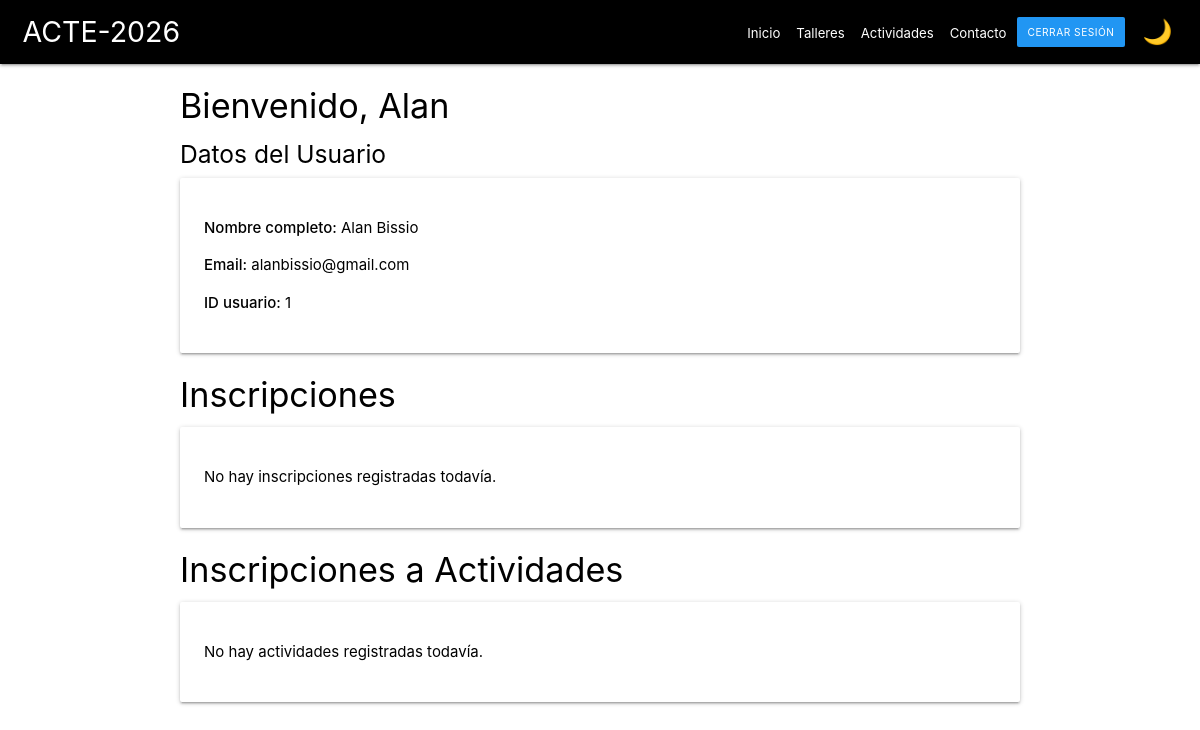
/pages/dashboard.php (signed in), run on an earlier commit of the app's database.
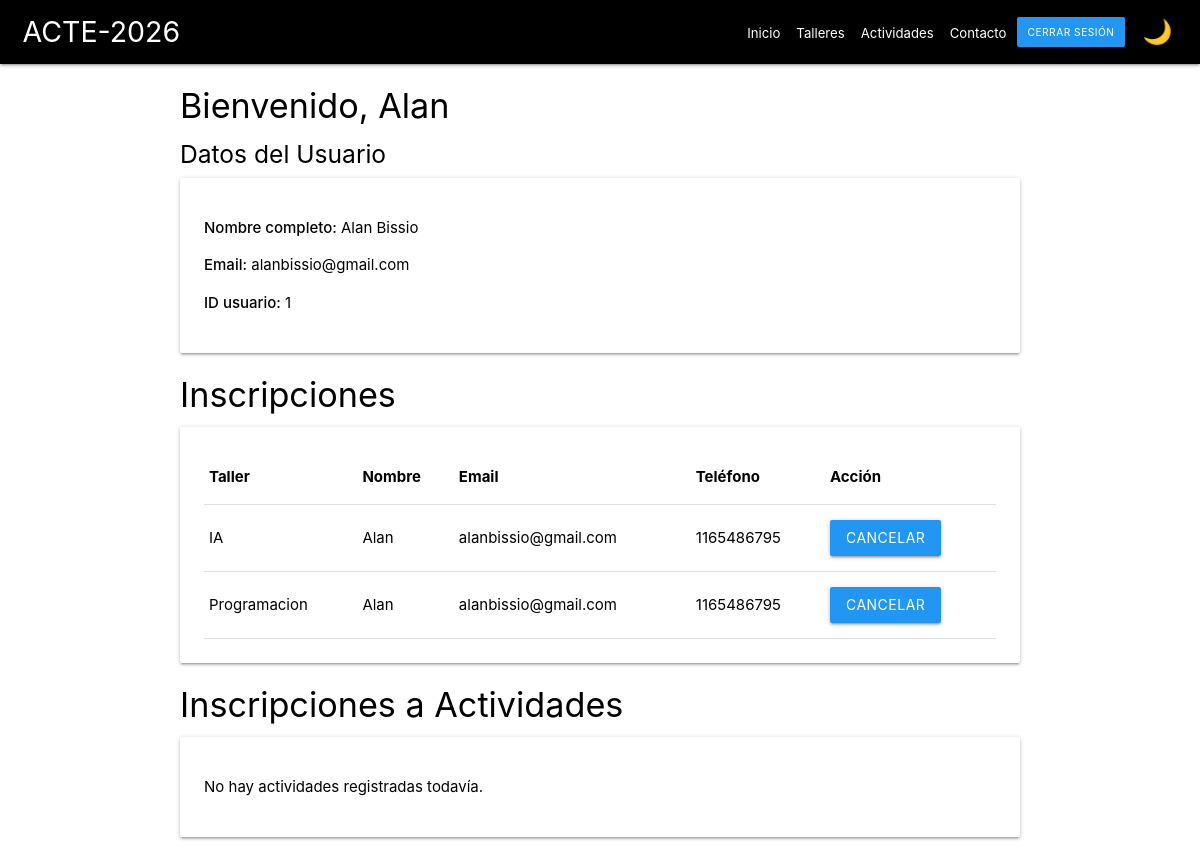
And on a later commit of the database.
### tables this page shows
CREATE TABLE `inscripciones` (
  `id` int(11) NOT NULL,
  `usuario_id` int(11) DEFAULT NULL,
  `taller_id` int(11) DEFAULT NULL,
  `nombre` varchar(100) DEFAULT NULL,
  `email` varchar(150) DEFAULT NULL,
  `telefono` varchar(50) DEFAULT NULL
);

CREATE TABLE `talleres` (
  `id` int(11) NOT NULL,
  `nombre` varchar(100) DEFAULT NULL,
  `descripcion` text DEFAULT NULL,
  `imagen` varchar(255) DEFAULT NULL
);

### pages/dashboard.php (the view, shortened to what this page needs)
<?php
require_once "../php/conexion.php";
$usuario_id = $_SESSION["usuario_id"];
$stmt = $conexion->prepare(
    "SELECT i.id, i.nombre, i.email, i.telefono, t.nombre AS taller_nombre
     FROM inscripciones i
     LEFT JOIN talleres t ON i.taller_id = t.id
     WHERE i.usuario_id = ?"
);
$stmt->execute([$usuario_id]);
$inscripciones = $stmt->fetchAll(PDO::FETCH_ASSOC);
$stmtActividades = $conexion->prepare(
    "SELECT a.id, ac.nombre, ac.descripcion, t.nombre AS taller_nombre
     FROM actividad_inscripciones a
     LEFT JOIN actividades ac ON a.actividad_id = ac.id
     LEFT JOIN talleres t ON ac.taller_id = t.id
     WHERE a.usuario_id = ?"
);
$stmtActividades->execute([$usuario_id]);
$actividades_inscritas = $stmtActividades->fetchAll(PDO::FETCH_ASSOC);
?>
<!DOCTYPE html>
<html lang="en">
<head>
    <link rel="stylesheet" href="https://cdnjs.cloudflare.com/ajax/libs/materialize/1.0.0/css/materialize.min.css">
    <link rel="stylesheet" href="../css/style.css">
</head>
<body>
    <header>
        <nav>
            <div class="nav-wrapper black">
                <div class="container">
                    <a href="../index.php" class="brand-logo">ACTE-2026</a>
                    <ul class="right hide-on-med-and-down">
                        <li><a href="../index.php">Inicio</a></li>
                        <li><a href="../index.php#talleres">Talleres</a></li>
                        <li><a href="../index.php#actividades">Actividades</a></li>
                        <li><a href="../index.php#contacto">Contacto</a></li>
                        <li><a class="waves-effect red btn" href="../php/logout.php">Cerrar Sesión</a></li>
                    </ul>
                </div>
            </div>
        </nav>
    </header>
    <main>
        <div class="container">
            <h4 class="left-align">Bienvenido, <?php echo htmlspecialchars($_SESSION["usuario_nombre"]); ?></h4>
            <h5 class="left-align">Datos del Usuario</h5>
            <div class="card-panel">
                <p><strong>Nombre completo:</strong> <?php echo htmlspecialchars(trim($_SESSION["usuario_nombre"] . ' ' . ($_SESSION["usuario_apellido"] ?? ''))); ?></p>
                <p><strong>Email:</strong> <?php echo htmlspecialchars($_SESSION["usuario_email"]); ?></p>
                <p><strong>ID usuario:</strong> <?php echo htmlspecialchars($_SESSION["usuario_id"]); ?></p>
            </div>
        </div>
        <div class="container">
            <h4 class="left-align">Inscripciones</h4>
            <div class="card-panel">
                <?php if (!empty($inscripciones)): ?>
                    <table class="highlight responsive-table">
                        <thead>
                            <tr>
                                <th>Taller</th>
                                <th>Nombre</th>
                                <th>Email</th>
                                <th>Teléfono</th>
                                <th>Acción</th>
                            </tr>
                        </thead>
                        <tbody>
                            <?php foreach ($inscripciones as $inscripcion): ?>
                                <tr>
                                    <td><?php echo htmlspecialchars($inscripcion['taller_nombre'] ?? 'No definido'); ?></td>
                                    <td><?php echo htmlspecialchars($inscripcion['nombre']); ?></td>
                                    <td><?php echo htmlspecialchars($inscripcion['email']); ?></td>
                                    <td><?php echo htmlspecialchars($inscripcion['telefono']); ?></td>
                                    <td>
                                        <form method="POST" action="../php/cancel_inscripcion.php" style="display:inline;">
                                            <button class="waves-effect waves-light btn red" type="submit" onclick="return confirm('¿Cancelar esta inscripción?');">Cancelar</button>
                                        </form>
                                    </td>
                                </tr>
                            <?php endforeach; ?>
                        </tbody>
                    </table>
                <?php else: ?>
                    <p>No hay inscripciones registradas todavía.</p>
                <?php endif; ?>
            </div>
        </div>
        <div class="container">
            <h4 class="left-align">Inscripciones a Actividades</h4>
            <div class="card-panel">
                <?php if (!empty($actividades_inscritas)): ?>
                    <table class="highlight responsive-table">
                        <thead>
                            <tr>
                                <th>Taller</th>
                                <th>Actividad</th>
                                <th>Acción</th>
                            </tr>
                        </thead>
                        <tbody>
                            <?php foreach ($actividades_inscritas as $actividad): ?>
                                <tr>
                                    <td><?php echo htmlspecialchars($actividad['taller_nombre'] ?? 'No definido'); ?></td>
                                    <td><?php echo htmlspecialchars($actividad['nombre']); ?></td>
                                    <td>
                                        <form method="POST" action="../php/cancel_actividad_inscripcion.php" style="display:inline;">
                                            <input type="hidden" name="actividad_inscripcion_id" value="<?php echo htmlspecialchars($actividad['id']); ?>">
                                            <button class="waves-effect waves-light btn red" type="submit" onclick="return confirm('¿Cancelar esta inscripción de actividad?');">Cancelar</button>
                                        </form>
                                    </td>
                                </tr>
                            <?php endforeach; ?>
                        </tbody>
                    </table>
                <?php else: ?>
                    <p>No hay actividades registradas todavía.</p>
                <?php endif; ?>
            </div>
        </div>
    </main>
</body>
</html>

### css/style.css (style rules this page uses)
:root { --bg-color: #ffffff; --text-color: #000000; --nav-bg: #000000; --card-bg: #ffffff; --btn-bg: #2196f3; }
body { background-color: var(--bg-color); color: var(--text-color); transition: background-color 0.3s, color 0.3s; }
nav .nav-wrapper { background-color: var(--nav-bg) !important; padding-left: clamp(0.75rem, 2.5vw, 1.5rem); padding-right: clamp(0.75rem, 2.5vw, 1.5rem); box-sizing: border-box; }
@media only screen and (min-width: 993px) { nav .nav-wrapper { display: flex; align-items: center; flex-wrap: nowrap; } }
@media only screen and (min-width: 993px) { nav .nav-wrapper > .container { flex: 1 1 auto; min-width: 0; display: flex; align-items: center; flex-wrap: nowrap; } }
@media only screen and (min-width: 993px) { nav .brand-logo { position: relative; left: auto; top: auto; transform: none; flex: 0 0 auto; margin-right: 0.5rem; line-height: 1.25; height: auto; padding: 0; font-size: clamp(1.35rem, 1.1rem + 1vw, 2.1rem); } }
@media only screen and (min-width: 993px) { nav .nav-wrapper .container > ul.right.hide-on-med-and-down { float: none; display: flex; flex-wrap: nowrap; align-items: center; justify-content: flex-end; flex: 1 1 auto; min-width: 0; margin-left: auto; height: auto; line-height: normal; } }
@media only screen and (min-width: 993px) { nav .nav-wrapper .container > ul.right.hide-on-med-and-down > li { float: none; } }
@media only screen and (min-width: 993px) { nav .nav-wrapper .container > ul.right.hide-on-med-and-down > li > a:not(.btn) { display: inline-flex; align-items: center; line-height: 1.2; padding: 0 12px; white-space: nowrap; } }
@media only screen and (min-width: 993px) { nav .nav-wrapper .container > ul.right.hide-on-med-and-down > li > a.btn { margin: 0 3px; } }
@media only screen and (min-width: 993px) and (max-width: 1264px) { nav .nav-wrapper .container > ul.right.hide-on-med-and-down > li > a:not(.btn) { font-size: 0.88rem; padding: 0 8px; } }
@media only screen and (min-width: 993px) and (max-width: 1264px) { nav .nav-wrapper .container > ul.right.hide-on-med-and-down > li > a.btn { font-size: 0.68rem; padding: 0 10px; height: 30px; line-height: 30px; } }
.btn { background-color: var(--btn-bg) !important; }
.card-panel { background-color: var(--card-bg) !important; color: var(--text-color) !important; }

What changed in the data, as far as the page shows it:
added inscripciones: taller.nombre "IA", nombre "Alan", email "alanbissio@gmail.com", telefono "1165486795"
added inscripciones: taller.nombre "Programacion", nombre "Alan", email "alanbissio@gmail.com", telefono "1165486795"
Also different on the page:
text no longer shown: "No hay inscripciones registradas todavía."
text now shown: "Taller Nombre Email Teléfono Acción"
